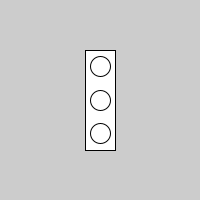
Frame 1 (no input)
Frame 60 (the mouse pressed at the canvas centre just before this capture): identical to frame 1, image omitted
Frame 120 (the mouse held since frame 60 and released just before this capture): identical to frame 1, image omitted

The Processing sketch that drew this single still picture (run headless with seeded random() and noise(); from frame 60 on, the mouse is pressed at the canvas centre):

// Processing sketch: TaskSix
// ── TaskSix.pde
int red = color(255,0,0);
int yellow = color(255,255,0);
int green = color(0,255,0);

int redOff = color(170);
int yellowOff = color(170);
int greenOff = color(170);

int lightRedOn = red;
int lightYellowOn = yellow;
int lightGreenOn = green;

void setup(){
  size(200,200);
}
void draw(){
  
  
  rectMode(CENTER);
  rect(width/2,height/2,30,100);
  ellipse(width/2,height/1.5,20,20);
  ellipse(width/2,height/2,20,20);
  ellipse(width/2,height/3,20,20);
}
